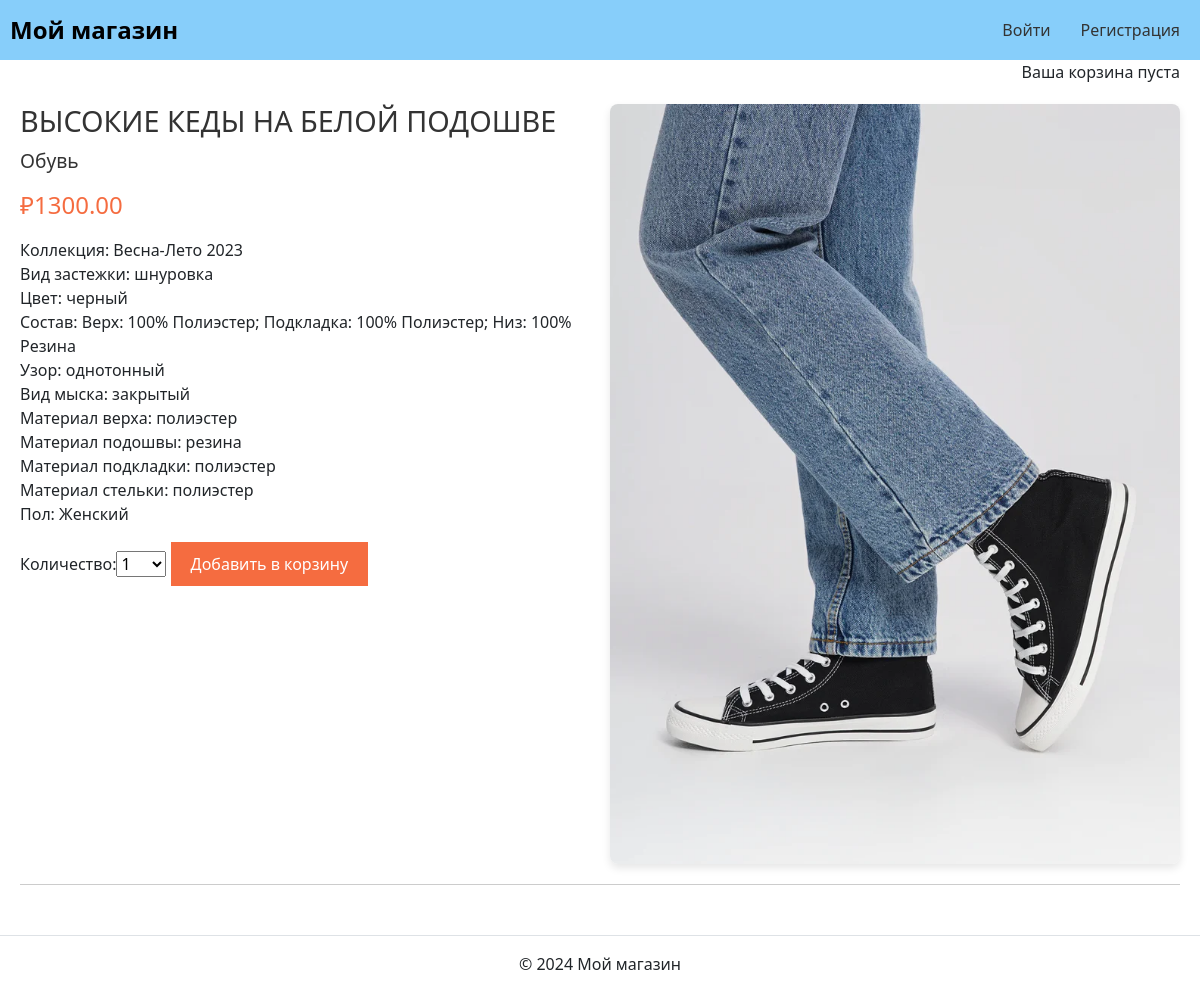
The app's page /7/vysokie-kedy-na-beloj-podoshve/ with its own data.
### items/models.py (models this page shows, shortened)
class Product(models.Model):
    category = models.ForeignKey(
        Category,
        related_name='products',
        on_delete=models.DO_NOTHING,
        verbose_name='Категория'
        )
    name = models.CharField(
        max_length=200,
        db_index=True,
        verbose_name='Название продукта'
        )
    slug = models.SlugField(
        max_length=200,
        db_index=True
        )
    image = models.ImageField(
        upload_to='products/',
        blank=True
        )
    description = models.TextField(
        blank=True,
        verbose_name='Описание продукта'
        )
    price = models.DecimalField(
        max_digits=10,
        decimal_places=2,
        verbose_name='Цена продукта'
        )
    stock = models.PositiveIntegerField(
        default=1
        )
    available = models.BooleanField(
        default=True,
        verbose_name='Доступность продукта'
        )
    class Meta:
        ordering = ('name',)
        index_together = (('id', 'slug'),)
        verbose_name = 'Продукт'
        verbose_name_plural = 'Продукты'

class Category(models.Model):
    name = models.CharField(
        max_length=200,
        db_index=True,
        verbose_name='Название категории')
    slug = models.SlugField(max_length=200, db_index=True, unique=True)
    class Meta:
        ordering = ('name',)
        verbose_name = 'Категория'
        verbose_name_plural = 'Категории'
    def __str__(self):
        return self.name
    def get_absolute_url(self):
        return reverse('shop:product_list_by_category',
                        args=[self.slug])

### items/views.py (the view)
def get_product_detail(request, id, slug):
    product = get_object_or_404(Product,
                                id=id,
                                slug=slug,
                                available=True)
    cart_product_form = CartAddProductForm()
    return render(request, 'shop/product/detail.html', {'product': product,
                                                        'cart_product_form': cart_product_form})

### cart/forms.py
class CartAddProductForm(forms.Form):
    quantity = forms.TypedChoiceField(choices=PRODUCT_QUANTITY_CHOICES, coerce=int, label="Количество",)
    update = forms.BooleanField(required=False, initial=False, widget=forms.HiddenInput)

### cart/cart.py (called while the page is built)
    def __len__(self):
        return sum(item['quantity'] for item in self.cart.values())

### cart/context_processors.py (called while the page is built)
def cart(request):
    return {'cart': Cart(request)}

### templates/shop/product/detail.html (shortened to what this page needs)
{% extends "shop/base.html" %}
{% load static %}
{% block content %}
<div class="container">
    <div class="product-detail">
        <div class="product-info">
            <h2>{{ product.name }}</h2>
            <h3><a href="{{ product.category.get_absolute_url }}">{{ product.category }}</a></h3>
            <p class="price">₽{{ product.price }}</p>
            {{ product.description|linebreaks }}
            <form action="{% url "cart:cart_add" product.id %}" method="post">
                {{ cart_product_form }}
                <input type="submit" value="Добавить в корзину">
            </form>
        </div>
        <div class="product-image">
            <img src="{% if product.image %}{{ product.image.url }}{% else %}{% static "img/no_image.png" %}{% endif %}" alt="Изображение продукта">
        </div>
    </div>
</div>
{% endblock %}

### templates/shop/product/detail.html (style rules this page uses)
.container { max-width: 1200px; margin: 0 auto; padding: 20px; }
.product-detail { display: flex; justify-content: space-between; align-items: flex-start; margin-bottom: 30px; border-bottom: 1px solid #ccc; padding-bottom: 20px; }
.product-info { flex: 1; padding-right: 20px; }
.product-info h2 { font-size: 1.8em; color: #333; margin-bottom: 10px; }
.product-info h3 { font-size: 1.2em; color: #333; margin-bottom: 15px; }
.product-info h3 a { text-decoration: none; color: #333; }
.price { font-size: 1.5em; color: #f56c40; margin-bottom: 15px; }
.product-image { flex: 1; text-align: center; }
.product-image img { max-width: 100%; height: auto; border-radius: 8px; box-shadow: 0 4px 8px rgba(0, 0, 0, 0.1); }
.product-info form { margin-top: 15px; }
.product-info form input[type="submit"] { background-color: #f56c40; color: white; border: none; padding: 10px 20px; font-size: 1em; cursor: pointer; transition: background-color 0.3s ease; }

### records on screen
Product: name "ВЫСОКИЕ КЕДЫ НА БЕЛОЙ ПОДОШВЕ", category "Обувь", price "1300.00", description "Коллекция: Весна-Лето 2023 Вид застежки: шнуровка Цвет: черный Состав: Верх: 100% Полиэстер; Подкладка: 100% Полиэстер; Низ: 100% Резина Узор: однотонный Вид мыска: закрытый Материал верха: полиэстер Материал подошвы: резина Материал подкладки: полиэстер Материал стельки: полиэстер Пол: Женский", image (picture)
